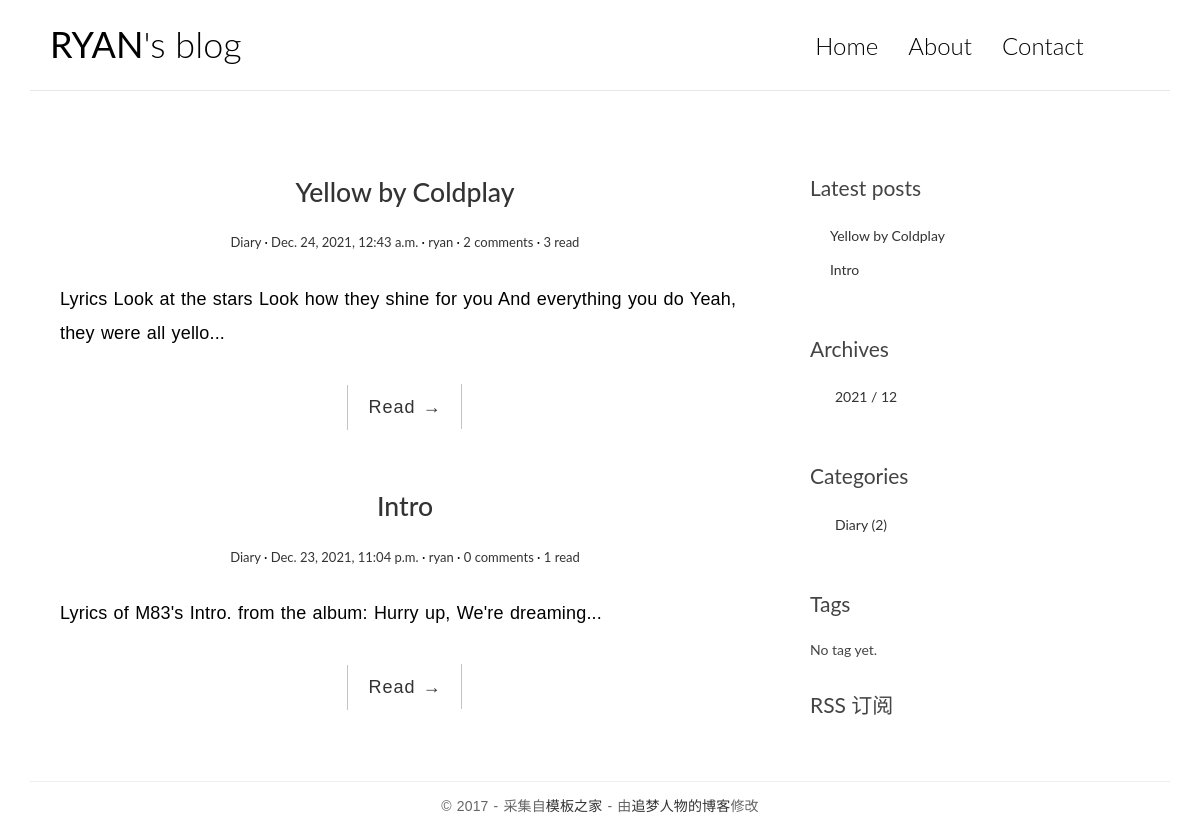
/, run on an earlier commit of the app's database.
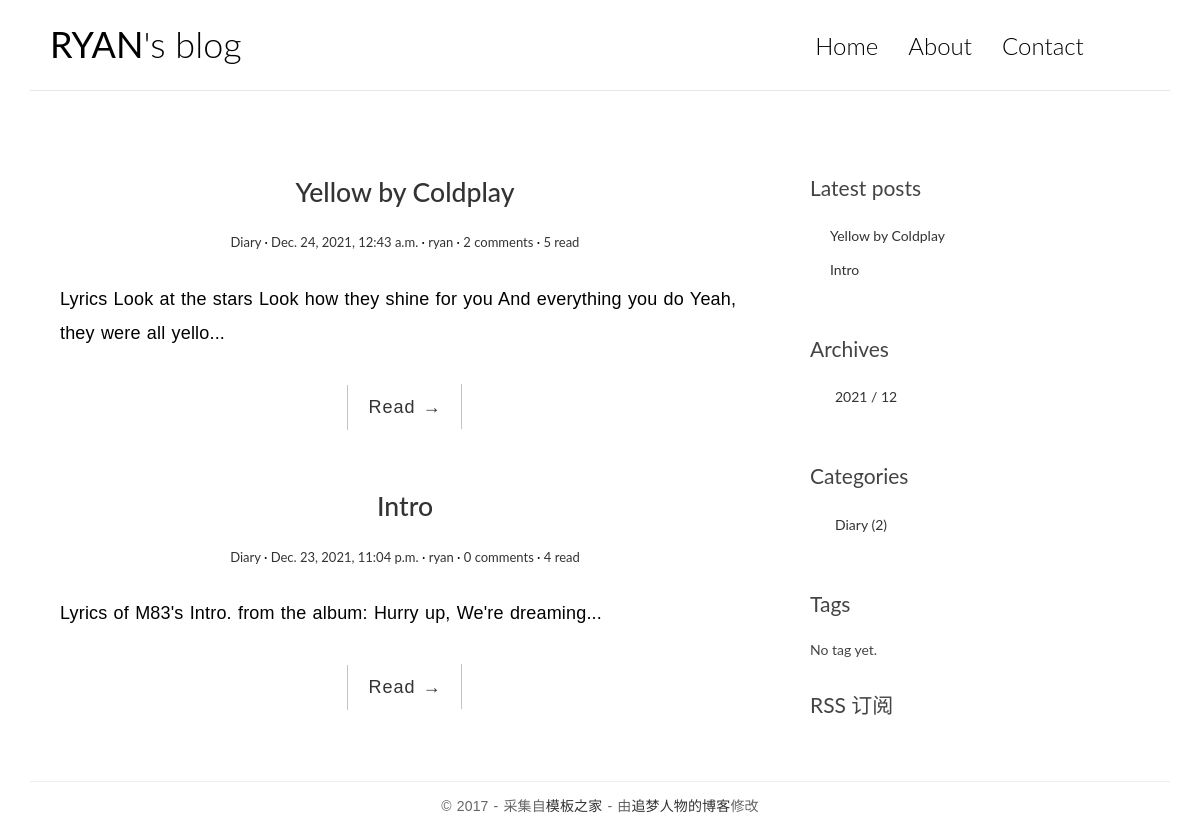
And on a later commit of the database.
### blog/models.py (models this page shows, shortened)
class Post(models.Model):
    title = models.CharField(max_length=70)
    body = models.TextField()
    created_time = models.DateTimeField('created_time', default=timezone.now)
    modified_time = models.DateTimeField()
    excerpt = models.CharField(max_length=200, blank=True)
    category = models.ForeignKey(Category, on_delete=models.CASCADE)
    tags = models.ManyToManyField(Tag, blank=True)
    author = models.ForeignKey(User, on_delete=models.CASCADE)
    views = models.PositiveIntegerField(default=0, editable=False)
    class Meta:
        ordering = ['-created_time', 'title']
    def get_absolute_url(self):
        return reverse('blog:detail', kwargs={'pk': self.pk})

class Category(models.Model):
    name = models.CharField(max_length=100)

### blog/views.py (the view)
# urls.py: path('', views.IndexView.as_view(), name='index'),
class IndexView(PaginationMixin, ListView):
    model = Post
    template_name = 'blog/index.html'
    context_object_name = 'post_list'
    paginate_by = 10

### blog/templatetags/blog_extras.py (called while the page is built)
@register.inclusion_tag('blog/inclusions/_recent_posts.html', takes_context=True)
def show_recent_posts(context, num=5):
    return {
        'recent_post_list': Post.objects.all()[:num],
    }

@register.inclusion_tag('blog/inclusions/_archives.html', takes_context=True)
def show_archives(context):
    return {
        'date_list': Post.objects.dates('created_time', 'month', order='DESC'),
    }

@register.inclusion_tag('blog/inclusions/_tags.html', takes_context=True)
def show_tags(context):
    tag_list = Tag.objects.annotate(num_posts=Count('post')).filter(num_posts__gt=0)
    return {
        'tag_list': tag_list,
    }

@register.inclusion_tag('blog/inclusions/_categories.html', takes_context=True)
def show_categories(context):
    category_list = Category.objects.annotate(num_posts=Count('post')).filter(num_posts__gt=0)
    return {
        'category_list': category_list,
    }

### templates/blog/index.html (shortened to what this page needs)
{% extends 'base.html' %}
{% block main %}
    {% for post in post_list %}
        <article class="post post-1">
            <header class="entry-header">
                <h1 class="entry-title">
                    <a href="{{ post.get_absolute_url }}">{{ post.title }}</a>
                </h1>
                <div class="entry-meta">
                    <span class="post-category"><a href="#">{{ post.category.name }}</a></span>
                    <span class="post-date"><a href="#"><time class="entry-date"
                                                              datetime="{{ post.created_time }}">{{ post.created_time }}</time></a></span>
                    <span class="post-author"><a href="#">{{ post.author }}</a></span>
                    <span class="comments-link"><a
                            href="{{ post.get_absolute_url }}#comment-area">{{ post.comment_set.count }} comments</a></span>
                    <span class="views-count"><a href="#">{{ post.views }} read</a></span>
                </div>
            </header>
            <div class="entry-content clearfix">
                <p>{{ post.excerpt }}...</p>
                <div class="read-more cl-effect-14">
                    <a href="{{ post.get_absolute_url }}" class="more-link">Read <span class="meta-nav">→</span></a>
                </div>
            </div>
        </article>
    {% empty %}
        <div class="no-post">No post yet.</div>
    {% endfor %}
{% endblock main %}

### templates/base.html (shortened to what this page needs)
{% load static %}
{% load blog_extras %}
<!DOCTYPE html>
<html>
<head>
    <link rel="stylesheet" href="https://cdnjs.cloudflare.com/ajax/libs/font-awesome/4.7.0/css/font-awesome.min.css">
    <link rel="stylesheet" href="http://code.ionicframework.com/ionicons/2.0.1/css/ionicons.min.css">
    <link rel="stylesheet" href="{% static 'blog/css/bootstrap.min.css' %}">
    <link rel="stylesheet" href="{% static 'blog/css/pace.css' %}">
    <link rel="stylesheet" href="{% static 'blog/css/custom.css' %}">
    <link href="{% static 'blog/font-awesome/css/font-awesome.min.css' %}" rel="stylesheet">
    <link href="https://cdn.bootcss.com/highlight.js/9.15.8/styles/github.min.css" rel="stylesheet">
</head>
<body>
<div class="container">
    <header id="site-header">
        <div class="row">
            <div class="col-md-4 col-sm-5 col-xs-8">
                <div class="logo">
                    <h1><a href="{% url 'blog:index' %}"><b>RYAN</b>'s blog</a></h1>
                </div>
            </div>
            <div class="col-md-8 col-sm-7 col-xs-4">
                <nav class="main-nav" role="navigation">
                    <div class="collapse navbar-collapse" id="bs-example-navbar-collapse-1">
                        <ul class="nav navbar-nav navbar-right">
                            <li class="cl-effect-11"><a href="{% url 'blog:index' %}" data-hover="Home">Home</a></li>
                            <li class="cl-effect-11"><a href="{% url 'blog:aboutme' %}" data-hover="About">About</a></li>
                            <li class="cl-effect-11"><a href="contact.html" data-hover="Contact">Contact</a></li>
                        </ul>
                    </div>
                </nav>
            </div>
        </div>
    </header>
</div>
<div class="content-body">
    <div class="container">
        <div class="row">
            <main class="col-md-8">
                {% block main %}
                {% endblock main %}
            </main>
            <aside class="col-md-4">
                {% show_recent_posts 6 %}
                {% show_archives %}
                {% show_categories %}
                {% show_tags %}
                <div class="rss">
                    <a href="{% url 'rss' %}"> RSS 订阅</a>
                </div>
            </aside>
        </div>
    </div>
</div>
<footer id="site-footer">
    <div class="container">
        <div class="row">
            <div class="col-md-12">
                <p class="copyright">&copy 2017 - 采集自<a href="http://www.cssmoban.com/"
                                                        target="_blank" title="模板之家">模板之家</a>
                    - 由<a href="http://zmrenwu.com/" title="网页模板" target="_blank">追梦人物的博客</a>修改
                </p>
            </div>
        </div>
    </div>
</footer>
</body>
</html>

### templates/blog/inclusions/_recent_posts.html
<div class="widget widget-recent-posts">
  <h3 class="widget-title">Latest posts</h3>
  <ul>
    {% for post in recent_post_list %}
      <li>
        <a href="{{ post.get_absolute_url }}">{{ post.title }}</a>
      </li>
    {% empty %}
      No post yet.
    {% endfor %}
  </ul>
</div>

### templates/blog/inclusions/_archives.html
<div class="widget widget-archives">
  <h3 class="widget-title">Archives</h3>
  <ul>
    {% for date in date_list %}
      <li>
        <a href="{% url 'blog:archive' date.year date.month %}">{{ date.year }} / {{ date.month }} </a>
      </li>
    {% empty %}
      No archive yet.
    {% endfor %}
  </ul>
</div>

### templates/blog/inclusions/_categories.html
<div class="widget widget-category">
  <h3 class="widget-title">Categories</h3>
  <ul>
    {% for category in category_list %}
      <li>
        <a href="{% url 'blog:category' category.pk %}">{{ category.name }} <span class="post-count">({{ category.num_posts }})</span></a>
      </li>
    {% empty %}
      No category yet.
    {% endfor %}
  </ul>
</div>

### templates/blog/inclusions/_tags.html
<div class="widget widget-tag-cloud">
    <h3 class="widget-title">Tags</h3>
    <ul>
        {% for tag in tag_list %}
            <li>
               <a href="{% url 'blog:tag' tag.pk %}">{{ tag.name }} <span class="post-count">({{ tag.num_posts }})</a>
            </li>
        {% empty %}
            No tag yet.
        {% endfor %}
    </ul>
</div>

### blog/static/blog/css/custom.css (style rules this page uses)
* { outline: none; }
h1, h2, h3, h4, h5, h6 { margin-top: 0; }
b { font-weight: 400; }
a { color: #333; }
body { color: #444; font-family: 'Lato', sans-serif; }
p { font-family: 'Ubuntu', sans-serif; font-weight: 400; word-spacing: 1px; letter-spacing: 0.01em; }
#site-header { background-color: #FFF; padding: 25px 20px; margin-bottom: 40px; border-bottom: 1px solid #e7e7e7; }
.logo h1 a { color: #000; }
.logo h1 { margin: 0; font-family: 'Lato', sans-serif; font-weight: 300; }
.main-nav { margin-top: 11px; max-width: 95%; }
.main-nav a { color: #000000 !important; padding: 0 0 5px 0 !important; margin-right: 30px; font-family: 'Lato', sans-serif; font-weight: 300; font-size: 24px; }
.cl-effect-11 a { padding: 10px 0; color: #0972b4; text-shadow: none; }
.cl-effect-11 a::before { position: absolute; top: 0; left: 0; overflow: hidden; padding: 0 0 5px 0 !important; max-width: 0; border-bottom: 1px solid #000; color: #000; content: attr(data-hover); white-space: nowrap; -webkit-transition: max-width 0.5s; -moz-transition: max-width 0.5s; transition: max-width 0.5s; }
.content-body { padding-bottom: 4em; }
.post { background: #fff; padding: 30px 30px 0; }
.entry-title { text-align: center; font-size: 1.9em; margin-bottom: 20px; line-height: 1.6; padding: 10px 20px 0; }
.entry-meta { text-align: center; color: #DDDDDD; font-size: 13px; margin-bottom: 30px; }
.entry-content { font-size: 18px; line-height: 1.9; font-weight: 300; color: #000; }
.post-category::after, .post-date::after, .post-author::after, .comments-link::after { content: ' ·'; color: #000; }
.read-more { font-family: 'Ubuntu', sans-serif; font-weight: 400; word-spacing: 1px; letter-spacing: 0.01em; text-align: center; margin-top: 20px; }
.cl-effect-14 a { padding: 0 20px; height: 45px; line-height: 45px; position: relative; display: inline-block; margin: 15px 25px; letter-spacing: 1px; font-weight: 400; text-shadow: 0 0 1px rgba(255, 255, 255, 0.3); }
.cl-effect-14 a::before, .cl-effect-14 a::after { position: absolute; width: 45px; height: 1px; background: #C3C3C3; content: ''; -webkit-transition: all 0.3s; -moz-transition: all 0.3s; transition: all 0.3s; pointer-events: none; }
.cl-effect-14 a::before { top: 0; left: 0; -webkit-transform: rotate(90deg); -moz-transform: rotate(90deg); transform: rotate(90deg); -webkit-transform-origin: 0 0; -moz-transform-origin: 0 0; transform-origin: 0 0; }
.cl-effect-14 a::after { right: 0; bottom: 0; -webkit-transform: rotate(90deg); -moz-transform: rotate(90deg); transform: rotate(90deg); -webkit-transform-origin: 100% 0; -moz-transform-origin: 100% 0; transform-origin: 100% 0; }
.widget { background: #fff; padding: 30px 0 0; }
.widget-title { font-size: 1.5em; margin-bottom: 20px; line-height: 1.6; padding: 10px 0 0; font-weight: 400; }
.widget-recent-posts ul { padding: 0; margin: 0; padding-left: 20px; }
.widget-recent-posts ul li { list-style-type: none; position: relative; line-height: 170%; margin-bottom: 10px; }
.widget-recent-posts ul li::before { content: '\f3d3'; font-family: "Ionicons"; position: absolute; left: -17px; top: 3px; font-size: 16px; color: #000; }
.widget-archives ul { padding: 0; margin: 0; padding-left: 25px; }
.widget-archives ul li { list-style-type: none; position: relative; line-height: 170%; margin-bottom: 10px; }
.widget-archives ul li::before { content: '\f3f3'; font-family: "Ionicons"; position: absolute; left: -25px; top: 1px; font-size: 16px; color: #000; }
.widget-category ul { padding: 0; margin: 0; padding-left: 25px; }
.widget-category ul li { list-style-type: none; position: relative; line-height: 170%; margin-bottom: 10px; }
.widget-category ul li::before { content: '\f3fe'; font-family: "Ionicons"; position: absolute; left: -25px; top: 1px; font-size: 18px; color: #000; }
.widget-tag-cloud ul { padding: 0; margin: 0; margin-right: -10px; }
.rss { font-size: 21px; margin-top: 30px; }
.rss a { color: #444; }
#site-footer { padding-top: 10px; padding: 0 0 1.5em 0; }
.copyright { text-align: center; padding-top: 1em; margin: 0; border-top: 1px solid #eee; color: #666; }

What changed in the data, as far as the page shows it:
changed Post "Yellow by Coldplay": views "3" → "5"
changed Post "Intro": views "1" → "4"
